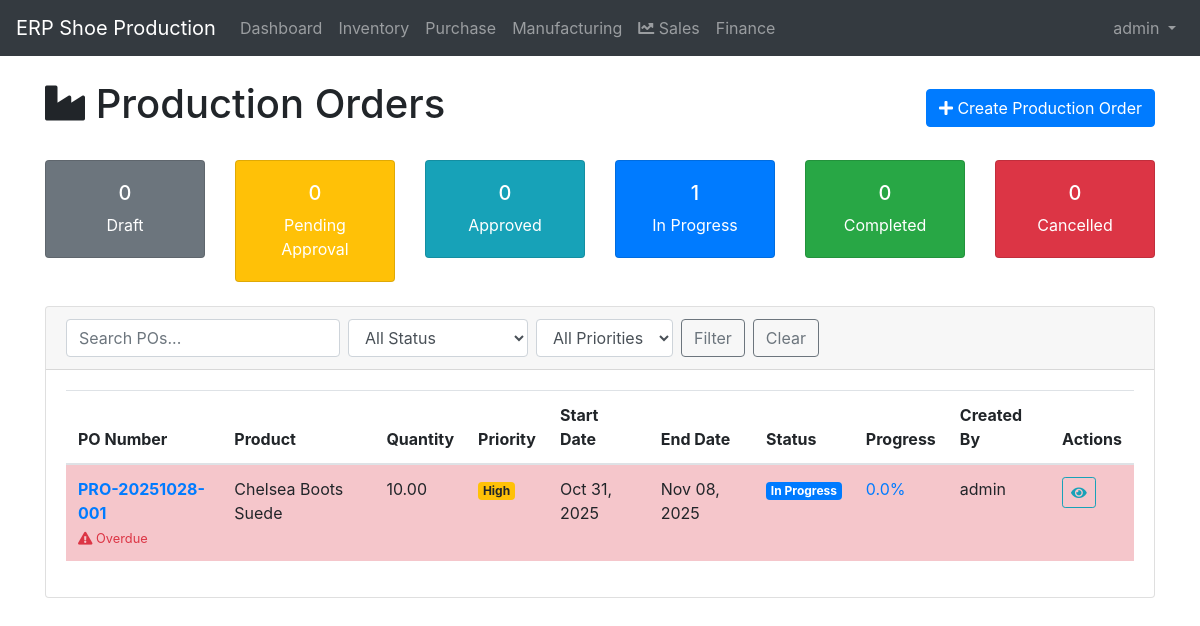
Before: /manufacturing/orders/ (signed in) with the older database file.
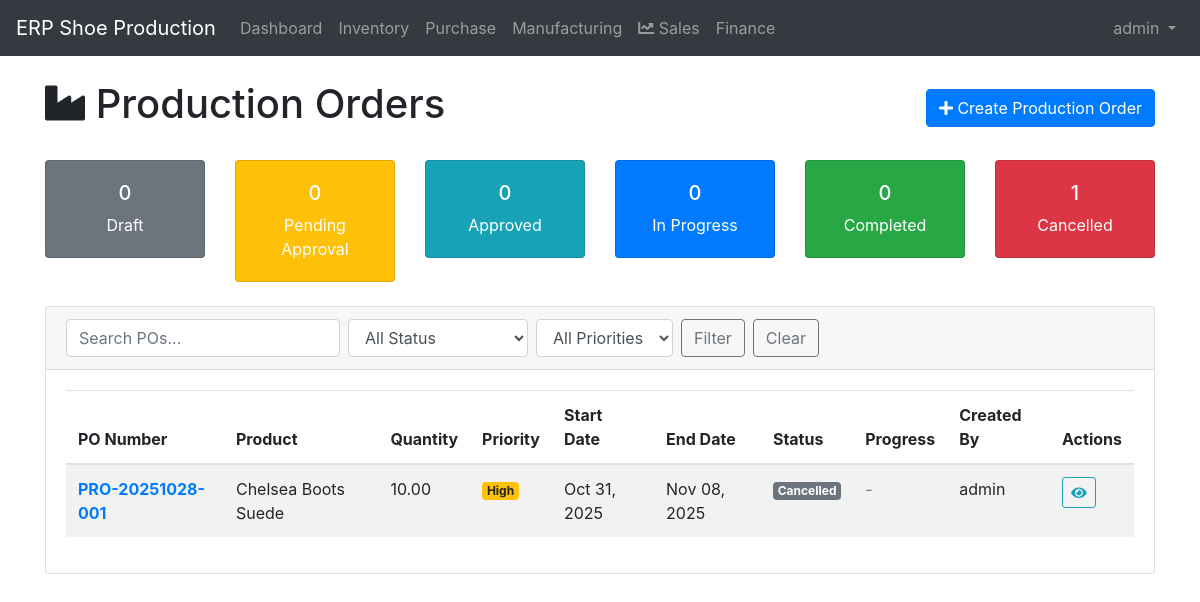
After: the same page with the newer database file.
### manufacturing/models.py (models this page shows, shortened)
class ProductionOrder(models.Model):
    STATUS_CHOICES = [
        ('draft', 'Draft'),
        ('pending_approval', 'Pending Approval'),
        ('approved', 'Approved'),
        ('in_progress', 'In Progress'),
        ('completed', 'Completed'),
        ('cancelled', 'Cancelled'),
    ]
    PRIORITY_CHOICES = [
        ('low', 'Low'),
        ('medium', 'Medium'),
        ('high', 'High'),
        ('urgent', 'Urgent'),
    ]
    po_number = models.CharField(max_length=20, unique=True, help_text="Production order number")
    product = models.ForeignKey(FinishedProduct, on_delete=models.CASCADE, related_name='production_orders')
    quantity = models.DecimalField(max_digits=10, decimal_places=2, help_text="Quantity to produce")
    planned_start_date = models.DateField(help_text="Planned production start date")
    planned_end_date = models.DateField(help_text="Planned production completion date")
    actual_start_date = models.DateField(null=True, blank=True, help_text="Actual production start date")
    actual_end_date = models.DateField(null=True, blank=True, help_text="Actual production completion date")
    status = models.CharField(max_length=20, choices=STATUS_CHOICES, default='draft')
    priority = models.CharField(max_length=10, choices=PRIORITY_CHOICES, default='medium')
    created_by = models.ForeignKey(User, on_delete=models.CASCADE, related_name='created_production_orders')
    approved_by = models.ForeignKey(User, on_delete=models.SET_NULL, null=True, blank=True, related_name='approved_production_orders')
    approved_at = models.DateTimeField(null=True, blank=True)
    notes = models.TextField(blank=True, help_text="Additional notes")
    created_at = models.DateTimeField(auto_now_add=True)
    updated_at = models.DateTimeField(auto_now=True)
    class Meta:
        ordering = ['-planned_start_date', '-created_at']
        verbose_name = 'Production Order'
        verbose_name_plural = 'Production Orders'
    @property
    def progress_percentage(self):
        if self.status == 'completed':
            return 100
        elif self.status == 'in_progress':
            work_orders = self.work_orders.all()
            if work_orders.exists():
                completed_orders = work_orders.filter(status='completed').count()
                return round((completed_orders / work_orders.count()) * 100, 2)
        return 0
    @property
    def is_overdue(self):
        if self.planned_end_date and self.status in ['approved', 'in_progress']:
            return timezone.now().date() > self.planned_end_date
        return False

### inventory/models.py (models this page shows, shortened)
class FinishedProduct(models.Model):
    SIZE_CHOICES = [
        ('35', '35'),
        ('36', '36'),
        ('37', '37'),
        ('38', '38'),
        ('39', '39'),
        ('40', '40'),
        ('41', '41'),
        ('42', '42'),
        ('43', '43'),
        ('44', '44'),
        ('45', '45'),
    ]
    COLOR_CHOICES = [
        ('black', 'Black'),
        ('white', 'White'),
        ('brown', 'Brown'),
        ('blue', 'Blue'),
        ('red', 'Red'),
        ('green', 'Green'),
        ('yellow', 'Yellow'),
        ('gray', 'Gray'),
        ('navy', 'Navy'),
        ('beige', 'Beige'),
        ('sands', 'Sands'),
    ]
    code = models.CharField(max_length=20, unique=True)
    name = models.CharField(max_length=200)
    category = models.ForeignKey(ProductCategory, on_delete=models.CASCADE)
    size = models.CharField(max_length=10, choices=SIZE_CHOICES)
    color = models.CharField(max_length=20, choices=COLOR_CHOICES)
    description = models.TextField(blank=True)
    current_stock = models.IntegerField(default=0)
    minimum_stock = models.IntegerField(default=0)
    unit_price = models.DecimalField(max_digits=10, decimal_places=2, default=0)
    is_active = models.BooleanField(default=True)
    created_at = models.DateTimeField(auto_now_add=True)
    updated_at = models.DateTimeField(auto_now=True)

### manufacturing/views.py (the view)
# urls.py: path('orders/', views.production_order_list, name='production_order_list'),
@login_required
def production_order_list(request):
    production_orders = ProductionOrder.objects.select_related('product', 'created_by', 'approved_by')
    search_query = request.GET.get('search')
    status_filter = request.GET.get('status')
    priority_filter = request.GET.get('priority')
    if search_query:
        production_orders = production_orders.filter(
            Q(po_number__icontains=search_query) |
            Q(product__name__icontains=search_query) |
            Q(created_by__username__icontains=search_query)
        )
    if status_filter:
        production_orders = production_orders.filter(status=status_filter)
    if priority_filter:
        production_orders = production_orders.filter(priority=priority_filter)
    production_orders = production_orders.order_by('-planned_start_date')
    paginator = Paginator(production_orders, 15)
    page_number = request.GET.get('page')
    page_obj = paginator.get_page(page_number)
    status_counts = ProductionOrder.objects.aggregate(
        draft=Count('id', filter=Q(status='draft')),
        pending_approval=Count('id', filter=Q(status='pending_approval')),
        approved=Count('id', filter=Q(status='approved')),
        in_progress=Count('id', filter=Q(status='in_progress')),
        completed=Count('id', filter=Q(status='completed')),
        cancelled=Count('id', filter=Q(status='cancelled')),
    )
    context = {
        'page_obj': page_obj,
        'status_counts': status_counts,
        'title': 'Production Orders'
    }
    return render(request, 'manufacturing/production_order_list.html', context)

### templates/manufacturing/production_order_list.html (shortened to what the changed rows need)
{% extends 'base.html' %}
{% load bootstrap4 %}
{% block content %}
<div class="row">
    <div class="col-12">
        <div class="d-flex justify-content-between align-items-center mb-4">
            <h1><i class="fas fa-industry"></i> Production Orders</h1>
        </div>
    </div>
</div>
<div class="row mb-4">
    <div class="col-md-2">
        <div class="card text-center bg-primary text-white">
            <div class="card-body">
                <h5>{{ status_counts.in_progress|default:0 }}</h5>
                <p class="card-text">In Progress</p>
            </div>
        </div>
    </div>
    <div class="col-md-2">
        <div class="card text-center bg-danger text-white">
            <div class="card-body">
                <h5>{{ status_counts.cancelled|default:0 }}</h5>
                <p class="card-text">Cancelled</p>
            </div>
        </div>
    </div>
</div>
<div class="row">
    <div class="col-12">
        <div class="card">
            <div class="card-body">
                <div class="table-responsive">
                    <table class="table table-striped">
                        <thead>
                            <tr>
                                <th>PO Number</th>
                                <th>Product</th>
                                <th>Quantity</th>
                                <th>Priority</th>
                                <th>Start Date</th>
                                <th>End Date</th>
                                <th>Status</th>
                                <th>Progress</th>
                                <th>Created By</th>
                                <th>Actions</th>
                            </tr>
                        </thead>
                        <tbody>
                            {% for po in page_obj %}
                            <tr class="{% if po.is_overdue %}table-danger{% endif %}">
                                <td>
                                    <strong><a href="{% url 'production_order_detail' po.pk %}">{{ po.po_number }}</a></strong>
                                    {% if po.is_overdue %}
                                        <br><small class="text-danger"><i class="fas fa-exclamation-triangle"></i> Overdue</small>
                                    {% endif %}
                                </td>
                                <td>{{ po.product.name }}</td>
                                <td>{{ po.quantity }}</td>
                                <td>
                                    <span class="badge badge-{% if po.priority == 'urgent' %}danger{% elif po.priority == 'high' %}warning{% elif po.priority == 'medium' %}info{% else %}secondary{% endif %}">
                                        {{ po.get_priority_display }}
                                    </span>
                                </td>
                                <td>{{ po.planned_start_date|date:"M d, Y" }}</td>
                                <td>{{ po.planned_end_date|date:"M d, Y" }}</td>
                                <td>
                                    <span class="badge badge-{% if po.status == 'completed' %}success{% elif po.status == 'in_progress' %}primary{% elif po.status == 'approved' %}info{% elif po.status == 'pending_approval' %}warning{% else %}secondary{% endif %}">
                                        {{ po.get_status_display }}
                                    </span>
                                </td>
                                <td>
                                    {% if po.status == 'completed' %}
                                        <span class="text-success">100%</span>
                                    {% elif po.status == 'in_progress' %}
                                        <span class="text-primary">{{ po.progress_percentage }}%</span>
                                    {% else %}
                                        <span class="text-muted">-</span>
                                    {% endif %}
                                </td>
                                <td>{{ po.created_by.get_full_name|default:po.created_by.username }}</td>
                                <td>
                                    <div class="btn-group" role="group">
                                        <a href="{% url 'production_order_detail' po.pk %}" class="btn btn-sm btn-outline-info" title="View Details">
                                            <i class="fas fa-eye"></i>
                                        </a>
                                    </div>
                                </td>
                            </tr>
                            {% empty %}
                            <tr>
                                <td colspan="10" class="text-center text-muted">
                                    No production orders found. <a href="{% url 'production_order_create' %}">Create your first production order</a>.
                                </td>
                            </tr>
                            {% endfor %}
                        </tbody>
                    </table>
                </div>
            </div>
        </div>
    </div>
</div>
{% endblock %}

Changed rows visible on the page:
changed ProductionOrder "PRO-20251028-001": status "In Progress" → "Cancelled"; progress_percentage "0.0" → (not shown); status "Overdue %" → "-"
Other visible differences:
{{ status_counts.in_progress|default:0 }}: "1" → "0"
{{ status_counts.cancelled|default:0 }}: "0" → "1"
